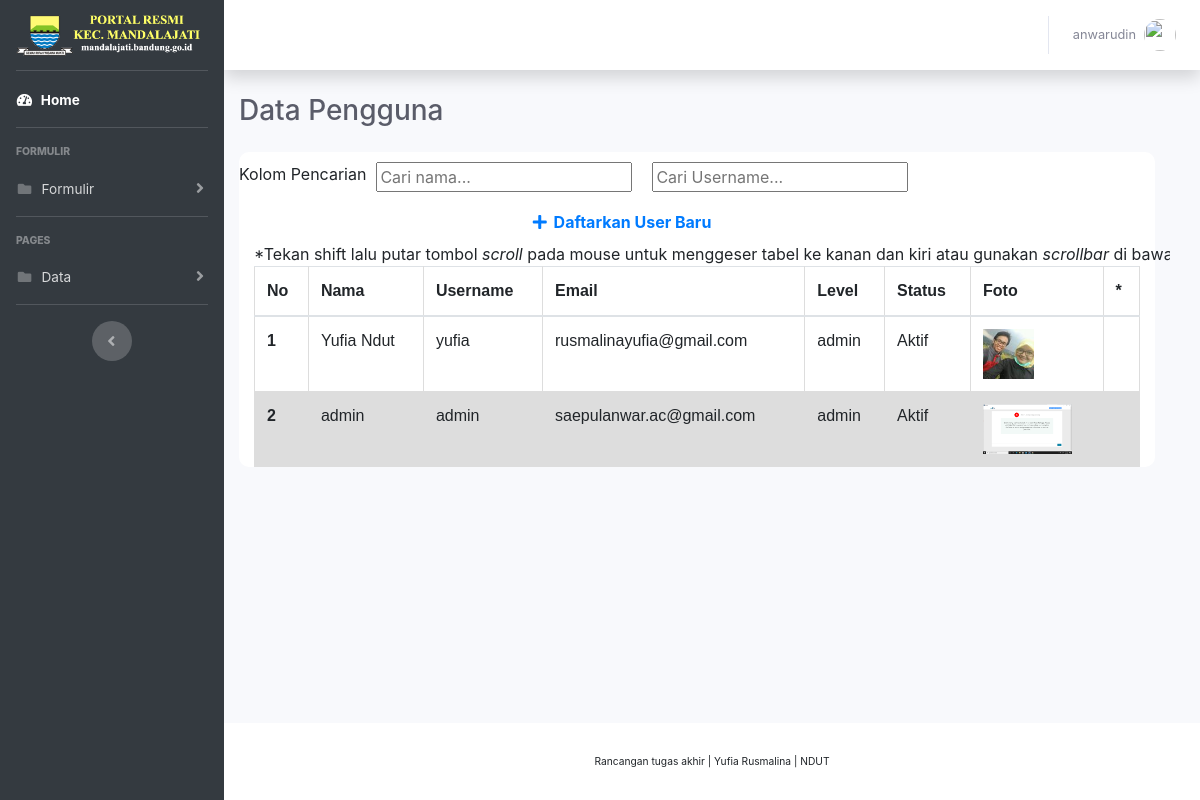
Screenshot of /index.php?page=userPage (signed in) with the database file from the repository.
### tables this page shows
CREATE TABLE `user` (
  `id_user` int(11) NOT NULL,
  `nama` varchar(100) NOT NULL,
  `nik` varchar(20) NOT NULL,
  `nokk` varchar(20) NOT NULL,
  `username` varchar(50) NOT NULL,
  `password` varchar(100) NOT NULL,
  `email` varchar(100) NOT NULL,
  `level` enum('user','admin') NOT NULL,
  `foto` varchar(1000) NOT NULL,
  `token` varchar(1000) NOT NULL,
  `aktif` enum('0','1') NOT NULL
);

### user.php (the view, shortened to what this page needs)
<?php
include("koneksi.php");
    $sql= "SELECT * FROM user WHERE level='admin'";
    $result = $connection->query($sql);
?>
<div class="row horizontal">
    <div class="col-md-12">
        <div class="container-fluid" style="background-color: white; border-radius: 10px; width: 100%">
            <span class="row">
                <p class="table-title">Kolom Pencarian</p>
                    <input style=" margin:10px; float:left;" type="text" id="myInput" onkeyup="cariNama()" placeholder="Cari nama..." title="Type in a name">
                    <input style=" margin:10px; float:right;" type="text" id="kk" onkeyup="cariKK()" placeholder="Cari Username..." title="Tulis KK">
                    <div style="margin-left:30%; font-weight:bold;">
                        <a class="nav-link" href="?page=register">
                        <i class="fas fa-fw fa-plus"></i>
                        <span>Daftarkan User Baru</span></a>
                    </div>
            </span>
            <span>*Tekan shift lalu putar tombol <i>scroll</i> pada mouse untuk menggeser tabel ke kanan dan kiri atau gunakan <i>scrollbar</i> di bawah tabel</span>
            <table class="table" id="myTable">
                <thead>
                    <tr>
                    <th scope="col">No</th>
                    <th scope="col">Nama</th>
                    <th scope="col">Username</th>
                    <th scope="col">Email</th>
                    <th scope="col">Level</th>
                    <th scope="col">Status</th>
                    <th scope="col">Foto</th>
                    <th scope="col">*</th>
                    </tr>
                </thead>
                <tbody>
                    <?php
                        $num = 1;
                        if ($result->num_rows > 0) {
                            while($row = $result->fetch_assoc()) {
                    ?>
                    <tr>
                        <th scope="row"><?php echo $num++;?></th>
                        <td><?php echo $row['nama'];?></td>
                        <td><?php echo $row['username'];?></td>
                        <td><?php echo $row['email'];?></td>
                        <td><?php echo $row['level'];?></td>
                        <td><?php if($row['aktif'] == "1"){echo "Aktif";}else{echo "Nonaktif";}?></td>
                        <td><?php if($row['foto'] !=""){?><img style="height:50px;" src="images/<?php echo $row['foto'];?>"/><?php }else{echo "Tidak ada";}?></td>
                        <?php
                            echo
                            "<td align='center'>";
                        ?>
                    </tr>
                    <?php
                        }
                    } else {
                        echo "<tr><td colspan='18' style='text-align:center; text-wight:bold;'>Data atas nama anda tidak ditemukan<td><tr>";
                    }
                    ?>
                </tbody>
            </table>
        </div>
    </div>
</div>

### index.php (shortened to what this page needs)
<?php
if(!isset($_SESSION['akun_id'])){?>
  <!DOCTYPE html>
<html lang="en">
<head>
  <meta charset="utf-8">
  <meta http-equiv="X-UA-Compatible" content="IE=edge">
  <meta name="viewport" content="width=device-width, initial-scale=1, shrink-to-fit=no">
  <meta name="description" content="">
  <meta name="author" content="">
  <title>MANDALAJATI - Dashboard</title>
  <link href="vendor/fontawesome-free/css/all.min.css" rel="stylesheet" type="text/css">
  <link href="https://fonts.googleapis.com/css?family=Nunito:200,200i,300,300i,400,400i,600,600i,700,700i,800,800i,900,900i" rel="stylesheet">
  <link href="css/sb-admin-2.min.css" rel="stylesheet">
  <link rel="stylesheet" href="https://stackpath.bootstrapcdn.com/bootstrap/4.4.1/css/bootstrap.min.css">
</head>
<body id="page-top">
  <div id="wrapper">
    <ul class="navbar-nav bg-dark sidebar sidebar-dark accordion" id="accordionSidebar">
      <a class="sidebar-brand d-flex align-items-center justify-content-center" href="index.php">
            <img style="width:100%;" src="img/logo.png" alt="">
      </a>
      <hr class="sidebar-divider my-0">
      <li class="nav-item active">
        <a class="nav-link" href="/portal_kecamatan_mandalajati">
          <i class="fas fa-fw fa-tachometer-alt"></i>
          <span>Home</span></a>
      </li>
      <hr class="sidebar-divider">
        <div class="sidebar-heading">
        Formulir
      </div>
      <li class="nav-item">
        <a class="nav-link collapsed" href="#" data-toggle="collapse" data-target="#collapsePages2" aria-expanded="true" aria-controls="collapsePages">
          <i class="fas fa-fw fa-folder"></i>
          <span>Formulir</span>
        </a>
        <div id="collapsePages2" class="collapse" aria-labelledby="headingPages" data-parent="#accordionSidebar" style="width:110%;">
          <div class="bg-light py-2 collapse-inner rounded">
            <a class="collapse-item" href="?page=BuatKTP">Pembuatan KTP</a>
            <a class="collapse-item" href="?page=BuatKK">Pembuatan KK</a>
            <a class="collapse-item" href="?page=BuatSKCK">Pembuatan SKCK/SKKB</a>
            <a class="collapse-item" href="?page=BuatSAW">Pembuatan Surat Ahli Waris</a>
            <a class="collapse-item" href="?page=BuatDomisiliP">Pembuatan Domisili Perusahaan</a>
            <a class="collapse-item" href="?page=BuatSIM">Pembuatan Surat Izin Menetap</a>
            <a class="collapse-item" href="?page=BuatSPK">Pembuatan Surat Pindah Keluar</a>
          </div>
        </div>
      </li>
      <hr class="sidebar-divider d-none d-md-block">
     <div class="sidebar-heading">
        Pages
      </div>
      <li class="nav-item">
        <a class="nav-link collapsed" href="#" data-toggle="collapse" data-target="#collapsePages" aria-expanded="true" aria-controls="collapsePages">
          <i class="fas fa-fw fa-folder"></i>
          <span>Data</span>
        </a>
        <div id="collapsePages" class="collapse" aria-labelledby="headingPages" data-parent="#accordionSidebar" style="width:110%;">
          <div class="bg-light py-2 collapse-inner rounded">
            <a class="collapse-item" href="?page=dataBuatKTP">Pembuatan KTP</a>
            <a class="collapse-item" href="?page=dataBuatKK">Pembuatan KK</a>
            <a class="collapse-item" href="?page=dataBuatSKCK">Pembuatan SKCK/SKKB</a>
            <a class="collapse-item" href="?page=dataBuatSAW">Pembuatan Surat Ahli Waris</a>
            <a class="collapse-item" href="?page=dataBuatDomisiliP">Pembuatan Domisili Perusahaan</a>
            <a class="collapse-item" href="?page=dataBuatSIM">Pembuatan Surat Izin Menetap</a>
            <a class="collapse-item" href="?page=dataBuatSPK">Pembuatan Surat Pindah Keluar</a>
          </div>
        </div>
      </li>
      <hr class="sidebar-divider d-none d-md-block">
      <div class="text-center d-none d-md-inline">
        <button class="rounded-circle border-0" id="sidebarToggle"></button>
      </div>
    </ul>
    <div id="content-wrapper" class="d-flex flex-column">
      <div id="content">
        <nav class="navbar navbar-expand navbar-light bg-white topbar mb-4 static-top shadow">
          <button id="sidebarToggleTop" class="btn btn-link d-md-none rounded-circle mr-3">
            <i class="fa fa-bars"></i>
          </button>
          <ul class="navbar-nav ml-auto">
            <div class="topbar-divider d-none d-sm-block"></div>
            <a class="collapse-item" href="login.php">Login</a>
          </ul>
        </nav>
        <div class="container-fluid">
          <?php
            $page = @$_GET['page'];
            if($page == ""){
              include "home.php";
            }else{
              echo "<div class='container' style='text-align:center; background-color:#ffff;'>
                    <h3>SILAKAN LOGIN TERLEBIH DAHULU</h3>
                    <a href='login.php'>Login disini</a>
              </div>";
            }
          ?>
        </div>
      </div>
      <footer class="sticky-footer bg-white">
        <div class="container my-auto">
          <div class="copyright text-center my-auto">
            <small>Rancangan tugas akhir</small>
          </div>
        </div>
      </footer>
    </div>
  </div>
  <a class="scroll-to-top rounded" href="#page-top">
    <i class="fas fa-angle-up"></i>
  </a>
  <div class="modal fade" id="logoutModal" tabindex="-1" role="dialog" aria-labelledby="exampleModalLabel" aria-hidden="true">
    <div class="modal-dialog" role="document">
      <div class="modal-content">
        <div class="modal-header">
          <h5 class="modal-title" id="exampleModalLabel">Ready to Leave?</h5>
          <button class="close" type="button" data-dismiss="modal" aria-label="Close">
            <span aria-hidden="true">×</span>
          </button>
        </div>
        <div class="modal-body">Select "Logout" below if you are ready to end your current session.</div>
        <div class="modal-footer">
          <button class="btn btn-secondary" type="button" data-dismiss="modal">Cancel</button>
          <a class="btn btn-primary" href="login.php">Logout</a>
        </div>
      </div>
    </div>
  </div>
  <script src="vendor/jquery/jquery.min.js"></script>
  <script src="vendor/bootstrap/js/bootstrap.bundle.min.js"></script>
  <script src="vendor/jquery-easing/jquery.easing.min.js"></script>
  <script src="js/sb-admin-2.min.js"></script>
  <script src="vendor/chart.js/Chart.min.js"></script>
  <script src="js/demo/chart-area-demo.js"></script>
  <script src="js/demo/chart-pie-demo.js"></script>
<script src="https://ajax.googleapis.com/ajax/libs/jquery/3.4.1/jquery.min.js"></script>
<script src="js/jquery.easydropdown.js" type="text/javascript"></script>
</body>
</html>
<?php
} else{
?>
<!DOCTYPE html>
<html lang="en">
<head>
  <link href="vendor/fontawesome-free/css/all.min.css" rel="stylesheet" type="text/css">
  <link href="css/sb-admin-2.min.css" rel="stylesheet">
  <link rel="stylesheet" href="https://stackpath.bootstrapcdn.com/bootstrap/4.4.1/css/bootstrap.min.css">
</head>
<body id="page-top">
  <div id="wrapper">
    <ul class="navbar-nav bg-dark sidebar sidebar-dark accordion" id="accordionSidebar">
      <a class="sidebar-brand d-flex align-items-center justify-content-center" href="index.php">
            <img style="width:100%;" src="img/logo.png" alt="">
      </a>
      <hr class="sidebar-divider my-0">
      <li class="nav-item active">
        <a class="nav-link" href="/portal_kecamatan_mandalajati">
          <i class="fas fa-fw fa-tachometer-alt"></i>
          <span>Home</span></a>
      </li>
      <hr class="sidebar-divider">
        <div class="sidebar-heading">
        Formulir
      </div>
      <li class="nav-item">
        <a class="nav-link collapsed" href="#" data-toggle="collapse" data-target="#collapsePages2" aria-expanded="true" aria-controls="collapsePages">
          <i class="fas fa-fw fa-folder"></i>
          <span>Formulir</span>
        </a>
      </li>
      <hr class="sidebar-divider d-none d-md-block">
     <div class="sidebar-heading">
        Pages
      </div>
      <li class="nav-item">
        <a class="nav-link collapsed" href="#" data-toggle="collapse" data-target="#collapsePages" aria-expanded="true" aria-controls="collapsePages">
          <i class="fas fa-fw fa-folder"></i>
          <span>Data</span>
        </a>
      </li>
      <hr class="sidebar-divider d-none d-md-block">
      <div class="text-center d-none d-md-inline">
        <button class="rounded-circle border-0" id="sidebarToggle"></button>
      </div>
    </ul>
    <div id="content-wrapper" class="d-flex flex-column">
      <div id="content">
        <nav class="navbar navbar-expand navbar-light bg-white topbar mb-4 static-top shadow">
          <ul class="navbar-nav ml-auto">
            <li class="nav-item dropdown no-arrow">
              <a class="nav-link dropdown-toggle" href="#" id="userDropdown" role="button" data-toggle="dropdown" aria-haspopup="true" aria-expanded="false">
                <span class="mr-2 d-none d-lg-inline text-gray-600 small"><?php echo $_SESSION['akun_nama'];?></span>
                <img class="img-profile rounded-circle" src="images/<?php echo $_SESSION['akun_foto'];?>">
              </a>
            </li>
          </ul>
        </nav>
        <div class="container-fluid">
          <div class="d-sm-flex align-items-center justify-content-between mb-4">
            <h1 class="h3 mb-0 text-gray-800">
            <?php
          $page = @$_GET['page'];
          if($page == ""){
          }else if($page == "BuatKTP"){
            echo "Formulir Pembuatan KTP";
          }else if($page =="BuatKK"){
            echo "Formulir Pembuatan KK";
          }else if($page=="BuatSKCK"){
            echo "Formulir Pembuatan SKCK/SKKB";
          }else if($page=="BuatSAW"){
            echo "Formulir Pembuatan Surat Ahli Waris";
          }else if($page=="BuatDomisiliP"){
            echo "Formulir Pembuatan Domisili Perusahaan";
          }else if($page=="BuatSIM"){
            echo "Formulir Pembuatan Surat Izin Menetap";
          }else if($page=="BuatSPK"){
            echo "Formulir Pembuatan Surat Pindah Keluar";
          }else if($page=="dataBuatKTP"){
            echo "Data Pengajuan Pembuatan EKTP";
          }
          else if($page=="dataBuatKK"){
            echo "Data Pengajuan Pembuatan KK";
          }
          else if($page=="dataBuatSKCK"){
            echo "Data Pengajuan Pembuatan SKCK";
          }
          else if($page=="dataBuatSAW"){
            echo "Data Pengajuan Pembuatan Surat Ahli Waris";
          }
          else if($page=="userPage"){
            echo "Data Pengguna";
          }
        ?>
            </h1>
          </div>
          <?php
            $page = @$_GET['page'];
            if($page == ""){
              include "home.php";
            }
            else if($page == "register"){
              include "register.php";
            }
            else if($page == "userPage"){
              include "user.php";
            }
          ?>
        </div>
      </div>
      <footer class="sticky-footer bg-white">
        <div class="container my-auto">
          <div class="copyright text-center my-auto">
            <small>Rancangan tugas akhir | Yufia Rusmalina | NDUT</small>
          </div>
        </div>
      </footer>
    </div>
  </div>
</body>
</html>
  <?php }?>

### user.php (style rules this page uses)
table { font-family: arial, sans-serif; border-collapse: collapse; width: 100%; margin-bottom: 10px; }
td, th { border: 1px solid #dddddd; text-align: left; padding: 8px; }
tr:nth-child(even) { background-color: #dddddd; }
.table-title { padding-top:10px; }
.horizontal { overflow-x: scroll; overflow-y: hidden; white-space: nowrap; width: 100%; }

### rows the page displays
user: nama "Yufia Ndut", username "yufia", email "rusmalinayufia@gmail.com", level "admin", aktif "Aktif", foto (picture)
user: nama "admin", username "admin", email "saepulanwar.ac@gmail.com", level "admin", aktif "Aktif", foto (picture)

### other values shown
$_SESSION['akun_nama'] "anwarudin"
